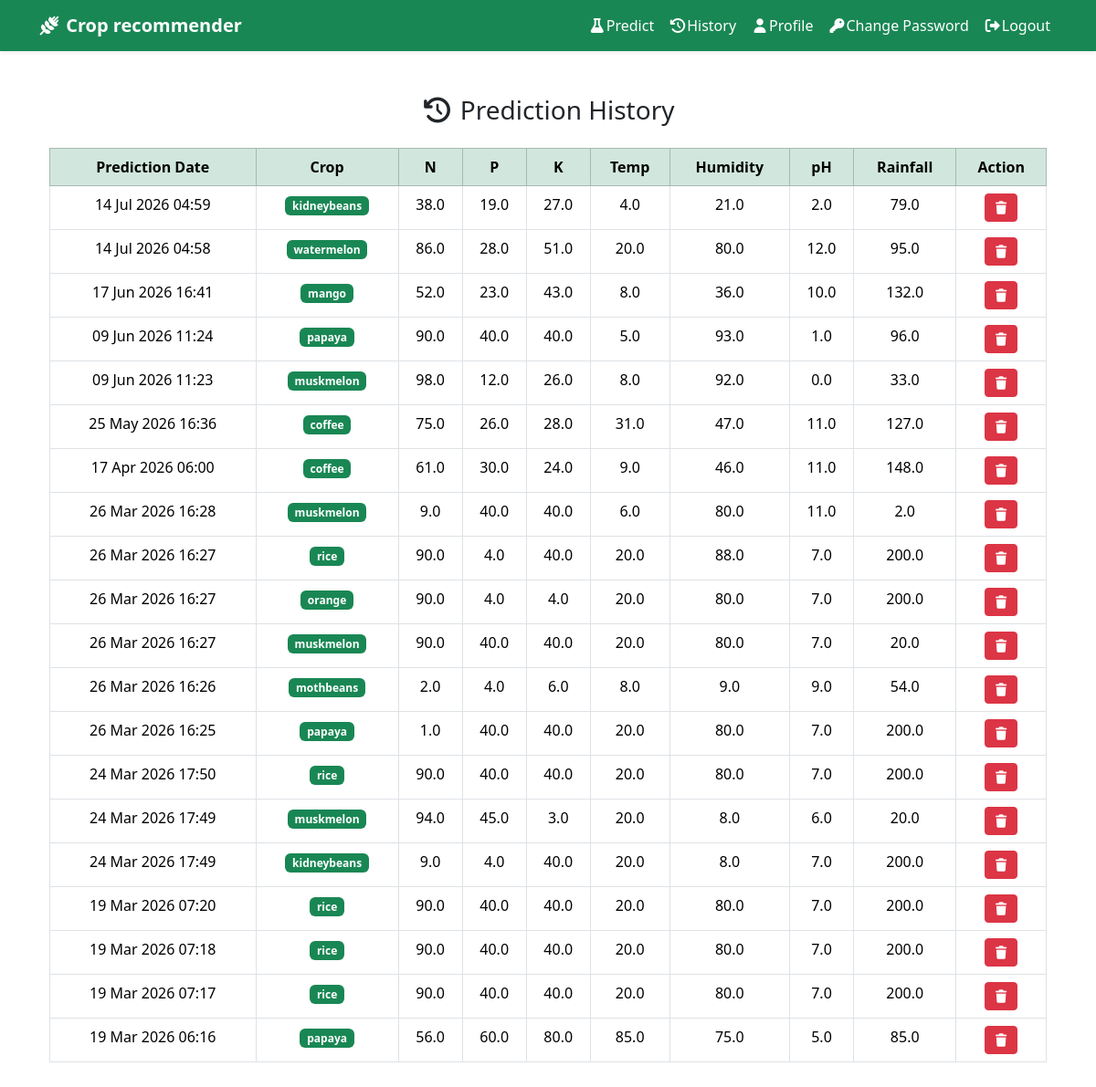
Page /user_history/ (signed in) on the committed database.
### recommender/models.py (models this page shows, shortened)
class Prediction(models.Model):
    user = models.ForeignKey(User,on_delete=models.CASCADE,related_name='predictions')
    N = models.FloatField()
    P = models.FloatField()
    K = models.FloatField()
    temperature = models.FloatField()
    humidity = models.FloatField()
    ph = models.FloatField()
    rainfall = models.FloatField()
    predicted_label = models.CharField(max_length=100)
    created_at = models.DateTimeField(auto_now_add=True)
    class Meta:
        ordering = ['created_at']

### recommender/views.py (the view)
# urls.py: path('user_history/', user_history_view, name='user_history'),
@login_required
def user_history_view(request):
    predictions = Prediction.objects.filter(user=request.user).order_by('-created_at')
    return render(request, "history.html", {"predictions": predictions})

### recommender/templates/history.html (shortened to what this page needs)
{% extends "base.html" %}
{% block content %}
<div class="container mt-4">
    <h3 class="text-center mb-4">
        <i class="fa-solid fa-clock-rotate-left"></i> Prediction History
    </h3>
    <table class="table table-bordered table-hover text-center">
        <thead class="table-success">
            <tr>
                <th>Prediction Date</th>
                <th>Crop</th>
                <th>N</th>
                <th>P</th>
                <th>K</th>
                <th>Temp</th>
                <th>Humidity</th>
                <th>pH</th>
                <th>Rainfall</th>
                <th>Action</th>
            </tr>
        </thead>
        <tbody>
            {% for p in predictions %}
            <tr>
                <td>{{ p.created_at|date:"d M Y H:i" }}</td>
                <td><span class="badge bg-success">{{ p.predicted_label }}</span></td>
                <td>{{ p.N }}</td>
                <td>{{ p.P }}</td>
                <td>{{ p.K }}</td>
                <td>{{ p.temperature }}</td>
                <td>{{ p.humidity }}</td>
                <td>{{ p.ph }}</td>
                <td>{{ p.rainfall }}</td>
                <td>
                    <a href="{% url 'user_delete_prediction' p.id %}" onclick="return confirm('Delete this entry? this connot undone')"
                       class="btn btn-sm btn-danger">
                      <i class="fa-solid fa-trash"></i>
                    </a>
                </td>
            </tr>
            {% empty %}
            <tr>
                <td colspan="10">No prediction history found.</td>
            </tr>
            {% endfor %}
        </tbody>
    </table>
</div>
{% endblock %}

### recommender/templates/base.html (shortened to what this page needs)
<!DOCTYPE html>
<html lang="en">
<head>
<link href="https://cdn.jsdelivr.net/npm/bootstrap@5.3.8/dist/css/bootstrap.min.css" rel="stylesheet">
    <link rel="stylesheet" href="https://cdnjs.cloudflare.com/ajax/libs/font-awesome/7.0.1/css/all.min.css" />
    <link rel="stylesheet" href="/static/css/style.css"/>
</head>
<body>
  <nav class="navbar navbar-expand-lg navbar-dark bg-success shadow-sm">
  <div class="container">
    <a class="navbar-brand fw-bold" href="#"><i class="fa-solid fa-wheat-awn"></i> Crop recommender</a>
    <div class="collapse navbar-collapse" id="navbarSupportedContent">
      <ul class="navbar-nav ms-auto ">
{% if user.is_authenticated and not user.is_staff %}
 <li class="nav-item">
          <a class="nav-link active" href="{% url 'predict' %}"> <i class="fa-solid fa-flask"></i>Predict</a>
        </li>
        <li class="nav-item">
          <a class="nav-link active" href="{% url 'user_history' %}"> <i class="fa-solid fa-clock-rotate-left"></i>History</a>
        </li>
           <li class="nav-item">
          <a class="nav-link active" href="{% url 'profile' %}"> <i class="fa-solid fa-user"></i>Profile</a>
        </li>
        <li class="nav-item">
          <a class="nav-link active" href="{% url 'change_password' %}"> <i class="fa-solid fa-key"></i>Change Password</a>
        </li>
         <li class="nav-item">
          <a class="nav-link active" href="{% url 'logout' %}"> <i class="fa-solid fa-right-from-bracket"></i>Logout</a>
        </li>
        {% endif%}
      </ul>
    </div>
  </div>
</nav>
    <main class="container py-4">
         {% block content %}{% endblock%}
    </main>
</body>
</html>

### rows in the picture
Prediction: created_at "14 Jul 2026 04:59", predicted_label "kidneybeans", N "38.0", P "19.0", K "27.0", temperature "4.0", humidity "21.0", ph "2.0", rainfall "79.0"
Prediction: created_at "14 Jul 2026 04:58", predicted_label "watermelon", N "86.0", P "28.0", K "51.0", temperature "20.0", humidity "80.0", ph "12.0", rainfall "95.0"
Prediction: created_at "17 Jun 2026 16:41", predicted_label "mango", N "52.0", P "23.0", K "43.0", temperature "8.0", humidity "36.0", ph "10.0", rainfall "132.0"
Prediction: created_at "09 Jun 2026 11:24", predicted_label "papaya", N "90.0", P "40.0", K "40.0", temperature "5.0", humidity "93.0", ph "1.0", rainfall "96.0"
Prediction: created_at "09 Jun 2026 11:23", predicted_label "muskmelon", N "98.0", P "12.0", K "26.0", temperature "8.0", humidity "92.0", ph "0.0", rainfall "33.0"
Prediction: created_at "25 May 2026 16:36", predicted_label "coffee", N "75.0", P "26.0", K "28.0", temperature "31.0", humidity "47.0", ph "11.0", rainfall "127.0"
Prediction: created_at "17 Apr 2026 06:00", predicted_label "coffee", N "61.0", P "30.0", K "24.0", temperature "9.0", humidity "46.0", ph "11.0", rainfall "148.0"
Prediction: created_at "26 Mar 2026 16:28", predicted_label "muskmelon", N "9.0", P "40.0", K "40.0", temperature "6.0", humidity "80.0", ph "11.0", rainfall "2.0"
Prediction: created_at "26 Mar 2026 16:27", predicted_label "rice", N "90.0", P "4.0", K "40.0", temperature "20.0", humidity "88.0", ph "7.0", rainfall "200.0"
Prediction: created_at "26 Mar 2026 16:27", predicted_label "orange", N "90.0", P "4.0", K "4.0", temperature "20.0", humidity "80.0", ph "7.0", rainfall "200.0"
Prediction: created_at "26 Mar 2026 16:27", predicted_label "muskmelon", N "90.0", P "40.0", K "40.0", temperature "20.0", humidity "80.0", ph "7.0", rainfall "20.0"
Prediction: created_at "26 Mar 2026 16:26", predicted_label "mothbeans", N "2.0", P "4.0", K "6.0", temperature "8.0", humidity "9.0", ph "9.0", rainfall "54.0"
Prediction: created_at "26 Mar 2026 16:25", predicted_label "papaya", N "1.0", P "40.0", K "40.0", temperature "20.0", humidity "80.0", ph "7.0", rainfall "200.0"
Prediction: created_at "24 Mar 2026 17:50", predicted_label "rice", N "90.0", P "40.0", K "40.0", temperature "20.0", humidity "80.0", ph "7.0", rainfall "200.0"
Prediction: created_at "24 Mar 2026 17:49", predicted_label "muskmelon", N "94.0", P "45.0", K "3.0", temperature "20.0", humidity "8.0", ph "6.0", rainfall "20.0"
Prediction: created_at "24 Mar 2026 17:49", predicted_label "kidneybeans", N "9.0", P "4.0", K "40.0", temperature "20.0", humidity "8.0", ph "7.0", rainfall "200.0"
Prediction: created_at "19 Mar 2026 07:20", predicted_label "rice", N "90.0", P "40.0", K "40.0", temperature "20.0", humidity "80.0", ph "7.0", rainfall "200.0"
Prediction: created_at "19 Mar 2026 07:18", predicted_label "rice", N "90.0", P "40.0", K "40.0", temperature "20.0", humidity "80.0", ph "7.0", rainfall "200.0"
Prediction: created_at "19 Mar 2026 07:17", predicted_label "rice", N "90.0", P "40.0", K "40.0", temperature "20.0", humidity "80.0", ph "7.0", rainfall "200.0"
Prediction: created_at "19 Mar 2026 06:16", predicted_label "papaya", N "56.0", P "60.0", K "80.0", temperature "85.0", humidity "75.0", ph "5.0", rainfall "85.0"
